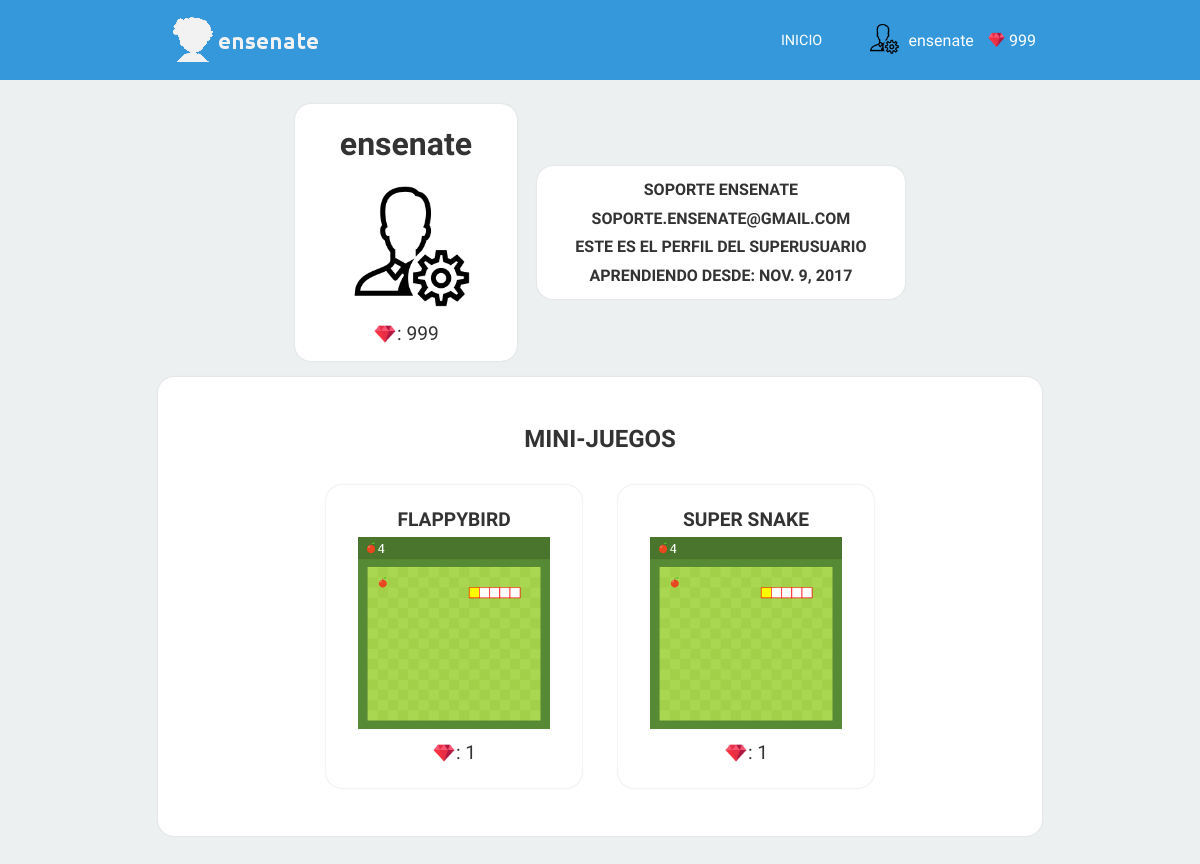
The page /perfil/ (signed in) on the database as committed earlier.
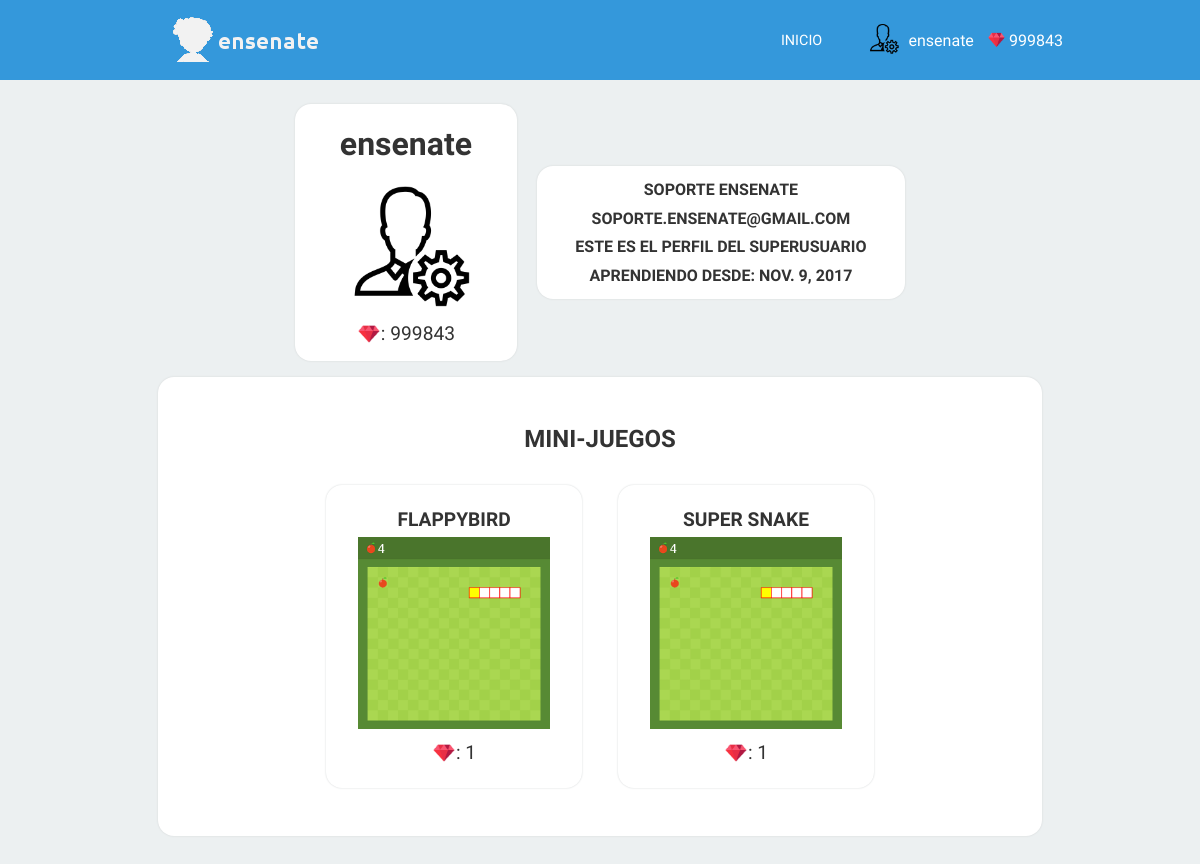
The same page on the database as committed later.
### usuarios/models.py (models this page shows)
class User(AbstractUser):
	biografia = models.CharField(max_length=255, blank=True, default='',null=False)
	nivel = models.PositiveIntegerField(default=0)
	gemas = models.PositiveIntegerField(default=0)
	fecha_inicio = models.DateField(default=timezone.now)
	image = models.ImageField(upload_to='usuarios/perfiles/', default='usuarios/default/perfil.png')
	cargar_datos = models.BooleanField(default=False)

### dashboard/views.py (the view)
# urls.py: url(r'^perfil/$', dashboard.perfil, name='perfil' ),
@login_required
def perfil(request):
	template = 'dashboard/perfil.html'
	bloqueado = True
	if request.user.gemas > 0:
		bloqueado = False
	return render(request, template, {'bloqueado':bloqueado,})

### templates/dashboard/perfil.html (shortened to what this page needs)
{% extends 'bases/base.html' %}
{% load staticfiles %}
{% block static %}
	<link rel="stylesheet" href="{% static 'css/perfil.css' %}">
{% endblock %}
{% block body %}
{% include 'bases/nav-user.html' %}
	<div class="contenedor">
		<div class="burbuja-invisible">
			<div class="burbuja-visible">
				<div class="username">{{request.user.username}}</div>
				<div class="user-image">
					<img src="{{ request.user.image.url}}" alt="imagen de perfil">
				</div>
				<div class="user-gem"><img src="{% static 'img/gem.png' %}" alt="gemas">: {{ request.user.gemas}}  </div>
			</div>
			<div class="burbuja-visible">
				<div class="user-nombres">{{ request.user.first_name }} {{ request.user.last_name }}</div>
				<div class="user-nombres">{{ request.user.email }}</div>
				<div class="biografia" >{{ request.user.biografia }}</div>
				<div class="aprendiendo" >Aprendiendo desde: {{ request.user.fecha_inicio}}</div>
			</div>
		</div>
		<div class="burbuja-visible burbuja-juegos">
			<div class="juegos">
				<h3>mini-juegos</h3>
				<div class="burbuja-juego">
					<h4>Flappybird</h4>
					{% if not bloqueado %}
						<a href="{% url 'juego' nombre_juego='flappybird' %}">
					{% else %}
						<span>
					{% endif %}
						<img class ="cover" src="{% static 'img/juegos/flappy/cover.png' %}" alt="flappybird">
					{% if not bloqueado %}
						</a>
					{% else %}
						</span>
					{% endif %}
					{% if not bloqueado %}
						<div class="user-gem costo-gema"><img src="{% static 'img/gem.png' %}" alt="gemas">: 1  </div>
					{% else %}
						<h4>BLOQUEADO</h4>
					{% endif %}
				</div>
				<div class="burbuja-juego">
					<h4>Super Snake</h4>
					{% if not bloqueado %}
						<a href="{% url 'juego' nombre_juego='snake' %}">
					{% else %}
						<span>
					{% endif %}
						<img class="cover" src="{% static 'img/juegos/snake/cover.png' %}" alt="supersnake">
					{% if not bloqueado %}
						</a>
					{% else %}
						</span>
					{% endif %}
					{% if not bloqueado %}
						<div class="user-gem costo-gema"><img src="{% static 'img/gem.png' %}" alt="gemas">: 1  </div>
					{% else %}
						<h4>BLOQUEADO</h4>
					{% endif %}
				</div>
			</div>
		</div>
		</div>
{% endblock %}

### templates/bases/base.html (shortened to what this page needs)
<!DOCTYPE html>
<html lang="en">
<head>
    {% block static %}{% endblock %}
</head>
<body>
    {% block body %}{% endblock %}
</body>
</html>

### templates/bases/nav-user.html (shortened to what this page needs)
{% load staticfiles %}
<header>
	<div class="contenedor">
		<div class="navegacion">
			<div class="enlaces-izquierda">
					<a  class="titulo-principal" href="{% if request.user.is_authenticated %} {% url 'dashboard' %} {% else %}{% url 'inicio' %} {% endif %}"><img src="{% static 'img/logo-sesion.png' %}" alt=""></a>
			</div>
			<div class="enlaces-derecha usuario-activo">
					<a href="{% url 'dashboard' %}" class=" menu_inicio" >Inicio</a>
					<ul class="navegacion_perfil">
						<li class="li-principal">
						<div class="datos-usuario">
							<span><img class="pic_perfil" src="{{user.image.url}}" alt="" width="48px" height="48px"></span>
							<span class="usuario" >{{user.username}}</span>
							<span class="gem"> <img src="{% static 'img/gem.png' %}" alt=""> {{ user.gemas }}</span>
						</div>
						</li>
					</ul>
			</div>
		</div>
	</div>
</header>

### static/css/perfil.css (style rules this page uses)
.burbuja-invisible { width: 70%; margin: 6em auto 0em; display: flex; justify-content: space-around; align-items: center; }
.username, .user-gem,.user-image, .user-nombres, .aprendiendo, .biografia { text-align: center; text-transform: uppercase; font-weight: bold; padding: .2em; margin:0.2em; color: #333; }
.username { font-size: 2em; }
.user-image > img { width: 8em; height: 8em; max-width: 10em; max-height: 10em; }
.user-gem { font-size: 1.2rem; font-weight: normal; display: flex; justify-content: center; height: 1.5rem; }
.username { text-transform: lowercase; }
.burbuja-visible { background: white; padding: 0.5rem 2rem; border-radius: 1rem; box-shadow: 0 0 2px #d0d3d4; margin: 0.5rem; }
.burbuja-juegos { text-align: center; margin-bottom: 4em; padding: 2rem; }
.juegos> h3 { font-size: 1.5rem; color: #333; text-transform: uppercase; padding: 1rem; }
.burbuja-juego { padding: 1rem 2rem; margin: 1rem; display: inline-block; border-radius: 1rem; box-shadow: 0 0 2px #d0d3d4; }
h4 { text-transform: uppercase; padding: 0.2rem; display: block; font-size: 1.2rem; font-weight: bold; color: #333; margin: 0.2rem; }
.cover { width: 12rem; height: 12rem; }
.costo-gema { color: #333; }

### static/css/base/base.css (style rules this page uses)
* { margin: 0; padding: 0; font-family: 'Ubuntu', sans-serif; transition: all; transition-delay: 0.3s; transition-duration: 0.3s; }
.contenedor { width: 75%; margin: auto; }

### static/css/base/nav.css (style rules this page uses)
@media screen and (min-width: 1000px) { .navegacion .enlaces-derecha .menu_inicio { padding: .3em 1.5em; } }
header { width: 100%; background: #FFF; position: fixed; top: 0; left: 0; z-index: 100; box-shadow: 0px 0px 5px #333 ; }
.navegacion { height: 5em; display: flex; align-items: center; justify-content: space-between; }
.navegacion .enlaces-izquierda, .navegacion .enlaces-derecha { margin: 5px; padding: 2px; }
.navegacion .enlaces-derecha .menu_inicio { background: none; text-align: center; text-transform: uppercase; font-size: .9rem; text-decoration: none; color: #333; cursor: pointer }

### static/css/dashboard.css (style rules this page uses)
header { background: #3498db; box-shadow: none; }
body { background: #ecf0f1; }
.usuario-activo { display: flex; align-items: center; }
.enlaces-derecha > a, .enlaces-derecha > ul { margin: 0.5em; }
.navegacion_perfil { display: inline-block; list-style: none; width: 11em; max-width: 11em; }
.datos-usuario { display: flex; align-items: center; }
.datos-usuario > span { color: white; margin: .2em; padding: 0.1em; }
.datos-usuario > span > .pic_perfil { width: 2em; height: 2em; }
.navegacion_perfil > .li-principal { list-style: none; padding: 0.2em }
.navegacion .enlaces-derecha .menu_inicio { color: white; }
.burbuja-invisible { margin: 6em auto; }
.gem { display: flex; align-items: center; }
.gem > img { width: 1.2rem; height: 1.2rem; margin: auto 0.2rem; }

Rows that differ between the two databases and show on the page:
changed User "ensenate": gemas "999" → "999843"; user.gemas "999" → "999843"
